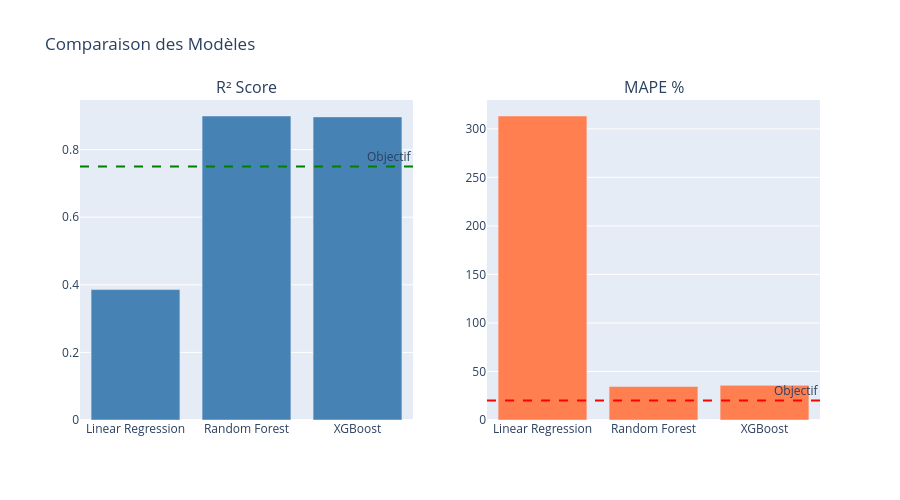

The notebook cell saved with this chart:
### Code cell
# Visualisation comparative
fig = make_subplots(rows=1, cols=2, subplot_titles=('R² Score', 'MAPE %'))

fig.add_trace(go.Bar(x=comparison['Model'], y=comparison['Test_R2'], 
                     marker_color='steelblue'), row=1, col=1)
fig.add_trace(go.Bar(x=comparison['Model'], y=comparison['Test_MAPE'], 
                     marker_color='coral'), row=1, col=2)

fig.add_hline(y=0.75, line_dash="dash", line_color="green", 
              annotation_text="Objectif", row=1, col=1)
fig.add_hline(y=20, line_dash="dash", line_color="red", 
              annotation_text="Objectif", row=1, col=2)

fig.update_layout(title="Comparaison des Modèles", height=500, showlegend=False)
fig.show()

### Figure 1 — Plotly figure (JSON) as saved in the notebook; plotly's stock layout.template omitted (floating-point values rounded to 4 significant figures)
{"data": [{"marker": {"color": "steelblue"}, "type": "bar", "x": ["Linear Regression", "Random Forest", "XGBoost"], "xaxis": "x", "y": [0.3858, 0.8994, 0.8968], "yaxis": "y"}, {"marker": {"color": "coral"}, "type": "bar", "x": ["Linear Regression", "Random Forest", "XGBoost"], "xaxis": "x2", "y": [313.2, 34.49, 35.72], "yaxis": "y2"}], "layout": {"annotations": [{"font": {"size": 16}, "showarrow": false, "text": "R² Score", "x": 0.225, "xanchor": "center", "xref": "paper", "y": 1, "yanchor": "bottom", "yref": "paper"}, {"font": {"size": 16}, "showarrow": false, "text": "MAPE %", "x": 0.775, "xanchor": "center", "xref": "paper", "y": 1, "yanchor": "bottom", "yref": "paper"}, {"showarrow": false, "text": "Objectif", "x": 1, "xanchor": "right", "xref": "x domain", "y": 0.75, "yanchor": "bottom", "yref": "y"}, {"showarrow": false, "text": "Objectif", "x": 1, "xanchor": "right", "xref": "x2 domain", "y": 20, "yanchor": "bottom", "yref": "y2"}], "height": 500, "shapes": [{"line": {"color": "green", "dash": "dash"}, "type": "line", "x0": 0, "x1": 1, "xref": "x domain", "y0": 0.75, "y1": 0.75, "yref": "y"}, {"line": {"color": "red", "dash": "dash"}, "type": "line", "x0": 0, "x1": 1, "xref": "x2 domain", "y0": 20, "y1": 20, "yref": "y2"}], "showlegend": false, "title": {"text": "Comparaison des Modèles"}, "xaxis": {"anchor": "y", "domain": [0, 0.45]}, "xaxis2": {"anchor": "y2", "domain": [0.55, 1]}, "yaxis": {"anchor": "x", "domain": [0, 1]}, "yaxis2": {"anchor": "x2", "domain": [0, 1]}}}
